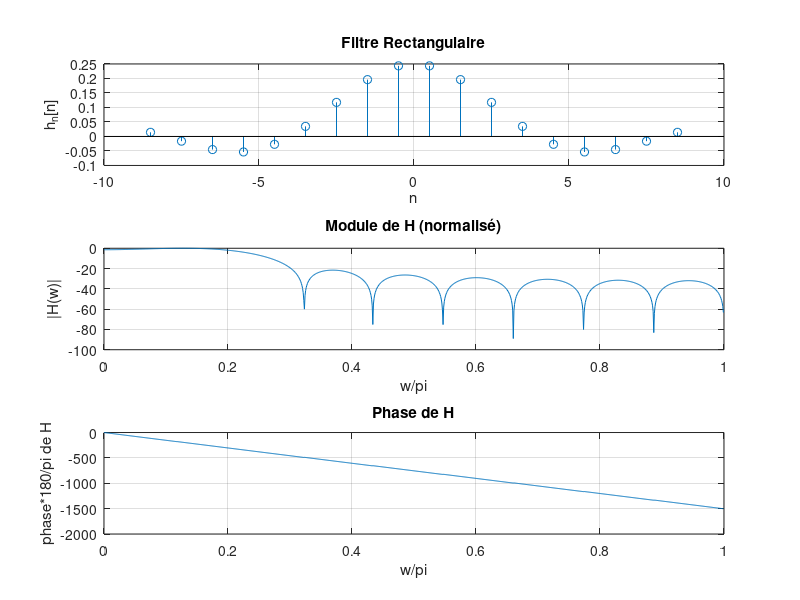

The MATLAB script that drew this image: (Note: this script raises an error after producing the figure.)
%% Compte rendu n°5

% initialisation des variables
Op = 0.2*pi;    Os = 0.3*pi;
Oc = (Op + Os)/2;

%% Filtre Rectangulaire

% Question 2 :
% calcul de l'ordre du filtre (en suivant le tableau des fenêtres)
M = 1.8*pi / (Os - Op);

% Question 3 :
% calcul et affichage des coefficients du filtre en fonction de n
n = -(M-1)/2 : 1 : (M-1)/2;
h_d = sin(n .* Oc)./(n .* pi + eps);

w = ones(1,M);
h_n = h_d .* w;

figure
subplot(311)
stem(n,h_n)
xlabel('n')
ylabel('h_n[n]')
title('Filtre Rectangulaire')
grid

% Question 4 :
% calcul de H[Z] et affichage de son module et de sa phase
[H,W] = freqz(h_n, 1, 1024);
module = 20*log10(abs(H/max(H)));
phase = angle(H);

subplot(312)
plot(W./pi,module)
xlabel('w/pi')
ylabel('|H(w)|')
title('Module de H (normalisé)')
grid

subplot(313)
plot(W./pi,unwrap(phase*180/pi))
xlabel('w/pi')
ylabel('phase*180/pi de H')
title('Phase de H')
grid

%% Filtre Bartlett

M = 6.1*pi / (Os - Op);

n = -(M-1)/2 : 1 : (M-1)/2;
h_d = sin(n .* Oc)./(n .* pi + eps);

w = bartlett(M)';
h_n = h_d .* w;

figure
subplot(311)
stem(n,h_n)
xlabel('n')
ylabel('h_n[n]')
title('Filtre Bartlett')
grid

[H,W] = freqz(h_n, 1, 1024);
module = 20*log10(abs(H/max(H)));
phase = angle(H);

subplot(312)
plot(W./pi,module)
xlabel('w/pi')
ylabel('|H(w)|')
title('Module de H (normalisé)')
grid

subplot(313)
plot(W./pi,unwrap(phase*180/pi))
xlabel('w/pi')
ylabel('phase*180/pi de H')
title('Phase de H')
grid

%% Filtre hanning

M = 6.2*pi / (Os - Op);

n = -(M-1)/2 : 1 : (M-1)/2;
h_d = sin(n .* Oc)./(n .* pi + eps);

w = hanning(M)';
h_n = h_d .* w;

figure
subplot(311)
stem(n,h_n)
xlabel('n')
ylabel('h_n[n]')
title('Filtre hanning')
grid

[H,W] = freqz(h_n, 1, 1024);
module = 20*log10(abs(H/max(H)));
phase = angle(H);

subplot(312)
plot(W./pi,module)
xlabel('w/pi')
ylabel('|H(w)|')
title('Module de H (normalisé)')
grid

subplot(313)
plot(W./pi,unwrap(phase*180/pi))
xlabel('w/pi')
ylabel('phase*180/pi de H')
title('Phase de H')
grid


%% Filtre hamming

M = 6.6*pi / (Os - Op);

n = -(M-1)/2 : 1 : (M-1)/2;
h_d = sin(n .* Oc)./(n .* pi + eps);

w = hamming(M)';
h_n = h_d .* w;

figure
subplot(311)
stem(n,h_n)
xlabel('n')
ylabel('h_n[n]')
title('Filtre hamming')
grid

[H,W] = freqz(h_n, 1, 1024);
module = 20*log10(abs(H/max(H)));
phase = angle(H);

subplot(312)
plot(W./pi,module)
xlabel('w/pi')
ylabel('|H(w)|')
title('Module de H (normalisé)')
grid

subplot(313)
plot(W./pi,unwrap(phase*180/pi))
xlabel('w/pi')
ylabel('phase*180/pi de H')
title('Phase de H')
grid

%% Filtre Blackman

M = 11*pi / (Os - Op);

n = -(M-1)/2 : 1 : (M-1)/2;
h_d = sin(n .* Oc)./(n .* pi + eps);

w = blackman(M)';
h_n = h_d .* w;

figure
subplot(311)
stem(n,h_n)
xlabel('n')
ylabel('h_n[n]')
title('Filtre Blackman')
grid

[H,W] = freqz(h_n, 1, 1024);
module = 20*log10(abs(H/max(H)));
phase = angle(H);

subplot(312)
plot(W./pi,module)
xlabel('w/pi')
ylabel('|H(w)|')
title('Module de H (normalisé)')
grid

subplot(313)
plot(W./pi,unwrap(phase*180/pi))
xlabel('w/pi')
ylabel('phase*180/pi de H')
title('Phase de H')
grid